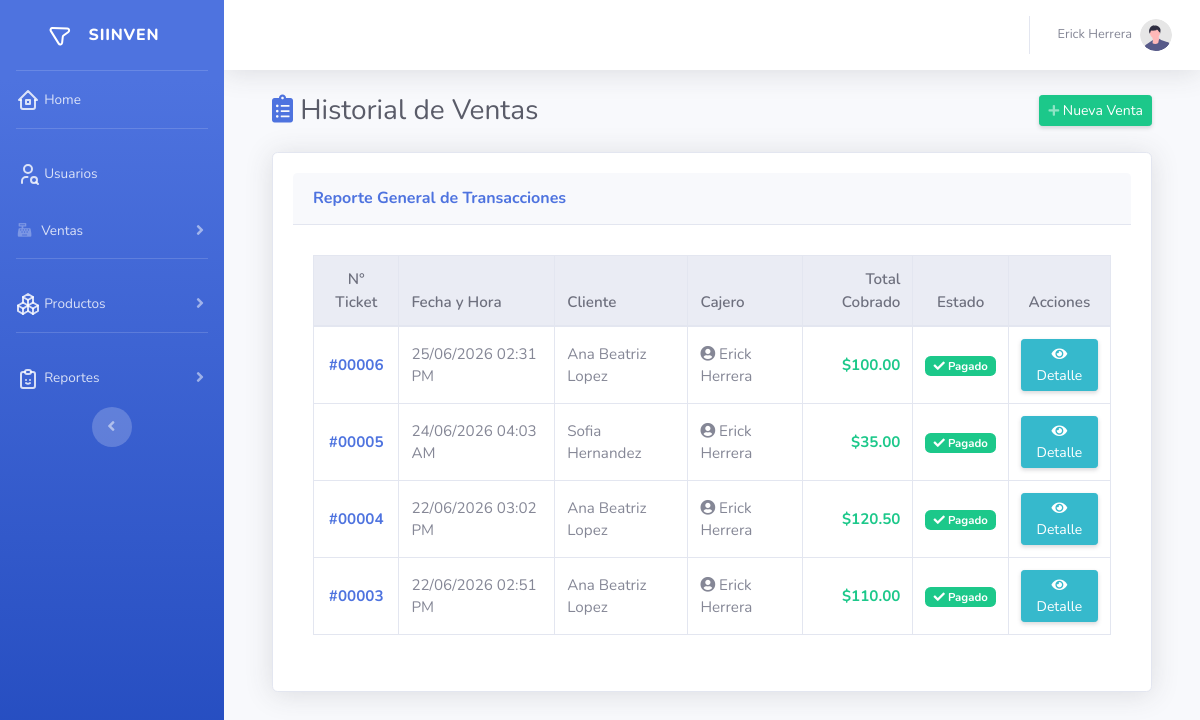
The app's page /apps/ventas/vistas/index.php?modulo=ventas&accion=historial (signed in) with its own data.
### tables this page shows
CREATE TABLE `ventas` (
  `id_venta` int(11) NOT NULL AUTO_INCREMENT,
  `id_cliente` int(11) NOT NULL,
  `id_usuario` int(11) NOT NULL,
  `subtotal` decimal(10,2) NOT NULL DEFAULT 0.00,
  `iva` decimal(10,2) NOT NULL DEFAULT 0.00,
  `total` decimal(10,2) NOT NULL DEFAULT 0.00,
  `fecha_venta` timestamp NOT NULL DEFAULT current_timestamp(),
  PRIMARY KEY (`id_venta`),
  KEY `idx_ventas_cliente` (`id_cliente`),
  KEY `idx_ventas_usuario` (`id_usuario`),
  KEY `idx_ventas_fecha` (`fecha_venta`),
  CONSTRAINT `fk_ventas_cliente` FOREIGN KEY (`id_cliente`) REFERENCES `clientes` (`id_cliente`),
  CONSTRAINT `fk_ventas_usuario` FOREIGN KEY (`id_usuario`) REFERENCES `usuarios` (`id_usuario`)
);

CREATE TABLE `clientes` (
  `id_cliente` int(11) NOT NULL AUTO_INCREMENT,
  `nombre_completo` varchar(100) NOT NULL,
  `telefono` varchar(20) DEFAULT NULL,
  `correo` varchar(100) DEFAULT NULL,
  `direccion` text DEFAULT NULL,
  `created_at` timestamp NOT NULL DEFAULT current_timestamp(),
  PRIMARY KEY (`id_cliente`),
  KEY `idx_clientes_nombre` (`nombre_completo`)
);

CREATE TABLE `usuarios` (
  `id_usuario` int(11) NOT NULL AUTO_INCREMENT,
  `id_rol` int(11) NOT NULL,
  `nombre_completo` varchar(100) NOT NULL,
  `correo` varchar(100) NOT NULL,
  `contrasena` varchar(255) NOT NULL,
  `estado` bit(1) NOT NULL DEFAULT b'1',
  `created_at` timestamp NOT NULL DEFAULT current_timestamp(),
  `updated_at` timestamp NOT NULL DEFAULT current_timestamp() ON UPDATE current_timestamp(),
  PRIMARY KEY (`id_usuario`),
  UNIQUE KEY `uq_usuarios_correo` (`correo`),
  KEY `fk_usuarios_rol` (`id_rol`),
  CONSTRAINT `fk_usuarios_rol` FOREIGN KEY (`id_rol`) REFERENCES `roles` (`id_rol`)
);

### config/conexion.php (called while the page is built)
<?php
class Conexion {
    public static function conectar() {
        $host = 'localhost';
        $db   = 'inventario_ventas';
        $user = 'root';
        $pass = '';
        $charset = 'utf8';
        try {
            $dsn = "mysql:host=$host;dbname=$db;charset=$charset";
            $options = [
                PDO::ATTR_ERRMODE            => PDO::ERRMODE_EXCEPTION,
                PDO::ATTR_DEFAULT_FETCH_MODE => PDO::FETCH_ASSOC,
                PDO::ATTR_EMULATE_PREPARES   => false,
            ];
            return new PDO($dsn, $user, $pass, $options);
        } catch (\PDOException $e) {
            die("Error crítico de conexión: " . $e->getMessage());
        }
    }
}

### apps/ventas/controladores/VentaController.php (called while the page is built, shortened)
<?php
class VentaController {
    public function obtenerHistorial() {
        $modelo = new \apps\ventas\modelos\ventaModel();
        return $modelo->obtenerHistorialVentas();
    }
    }
?>

### apps/ventas/modelos/ventaModel.php (called while the page is built, shortened)
<?php
require_once __DIR__ . '/../../../config/conexion.php';
class ventaModel {
    private $db;
    public function __construct() {
        $this->db = \Conexion::conectar();
    }
    public function obtenerHistorialVentas() {
        try {
            $sql = "SELECT v.id_venta, v.fecha_venta, v.total,
                           c.nombre_completo AS cliente,
                           u.nombre_completo AS cajero
                    FROM ventas v
                    LEFT JOIN clientes c ON v.id_cliente = c.id_cliente
                    LEFT JOIN usuarios u ON v.id_usuario = u.id_usuario
                    ORDER BY v.fecha_venta DESC";
            $stmt = $this->db->prepare($sql);
            $stmt->execute();
            return $stmt->fetchAll(\PDO::FETCH_ASSOC);
        } catch (\PDOException $e) {
            return ["error" => $e->getMessage()];
        }
    }
}

### apps/ventas/vistas/historial.php (the view, shortened to what this page needs)
<?php
$ventaController = new VentaController();
$ventas = $ventaController->obtenerHistorial();
?>
<div class="container-fluid">
    <div class="d-sm-flex align-items-center justify-content-between mb-4">
        <h1 class="h3 mb-0 text-gray-800">
            <i class="fas fa-clipboard-list text-primary"></i> Historial de Ventas
        </h1>
        <a href="index.php?modulo=ventas&accion=crear" class="d-none d-sm-inline-block btn btn-sm btn-success shadow-sm">
            <i class="fas fa-plus fa-sm text-white-50"></i> Nueva Venta
        </a>
    </div>
    <div class="card shadow mb-4">
        <div class="card-header py-3">
            <h6 class="m-0 font-weight-bold text-primary">Reporte General de Transacciones</h6>
        </div>
        <div class="card-body">
            <?php if (isset($ventas['error'])): ?>
                <div class="alert alert-danger">Error SQL: <?php echo $ventas['error']; ?></div>
            <?php else: ?>
            <div class="table-responsive">
                <table class="table table-bordered table-hover" width="100%" cellspacing="0">
                    <thead class="thead-light">
                        <tr>
                            <th class="text-center">N° Ticket</th>
                            <th>Fecha y Hora</th>
                            <th>Cliente</th>
                            <th>Cajero</th>
                            <th class="text-right">Total Cobrado</th>
                            <th class="text-center">Estado</th>
                            <th class="text-center">Acciones</th>
                        </tr>
                    </thead>
                    <tbody>
                        <?php if (empty($ventas)): ?>
                            <tr>
                                <td colspan="6" class="text-center text-muted py-4">No hay ventas registradas aún.</td>
                            </tr>
                        <?php else: ?>
                            <?php foreach ($ventas as $venta): ?>
                                <tr>
                                    <td class="align-middle text-center font-weight-bold text-primary">
                                        #<?php echo str_pad($venta['id_venta'], 5, "0", STR_PAD_LEFT); ?>
                                    </td>
                                    <td class="align-middle">
                                        <?php echo date('d/m/Y h:i A', strtotime($venta['fecha_venta'])); ?>
                                    </td>
                                    <td class="align-middle">
                                        <?php echo htmlspecialchars($venta['cliente'] ?? 'Consumidor Final'); ?>
                                    </td>
                                    <td class="align-middle text-muted">
                                        <i class="fas fa-user-circle"></i> <?php echo htmlspecialchars($venta['cajero']); ?>
                                    </td>
                                    <td class="align-middle text-right font-weight-bold text-success">
                                        $<?php echo number_format($venta['total'], 2); ?>
                                    </td>
                                    <td class="align-middle text-center">
                                        <span class="badge badge-success px-2 py-1">
                                            <i class="fas fa-check"></i> Pagado
                                        </span>
                                    </td>
                                    <td class="align-middle text-center">
                                        <a href="index.php?modulo=ventas&accion=detalle&id=<?php echo $venta['id_venta']; ?>" class="btn btn-info btn-sm shadow-sm" title="Ver Detalle">
                                            <i class="fas fa-eye"></i> Detalle
                                        </a>
                                    </td>
                                </tr>
                            <?php endforeach; ?>
                        <?php endif; ?>
                    </tbody>
                </table>
            </div>
            <?php endif; ?>
        </div>
    </div>
</div>

### records on screen
ventas: id_venta "00006", fecha_venta "25/06/2026 02:31 PM", id_cliente.nombre_completo "Ana Beatriz Lopez", id_usuario.nombre_completo "Erick Herrera", total "100.00"
ventas: id_venta "00005", fecha_venta "24/06/2026 04:03 AM", id_cliente.nombre_completo "Sofia Hernandez", id_usuario.nombre_completo "Erick Herrera", total "35.00"
ventas: id_venta "00004", fecha_venta "22/06/2026 03:02 PM", id_cliente.nombre_completo "Ana Beatriz Lopez", id_usuario.nombre_completo "Erick Herrera", total "120.50"
ventas: id_venta "00003", fecha_venta "22/06/2026 02:51 PM", id_cliente.nombre_completo "Ana Beatriz Lopez", id_usuario.nombre_completo "Erick Herrera", total "110.00"

### other values on screen
$_SESSION['usuario_nombre'] "Erick Herrera"
